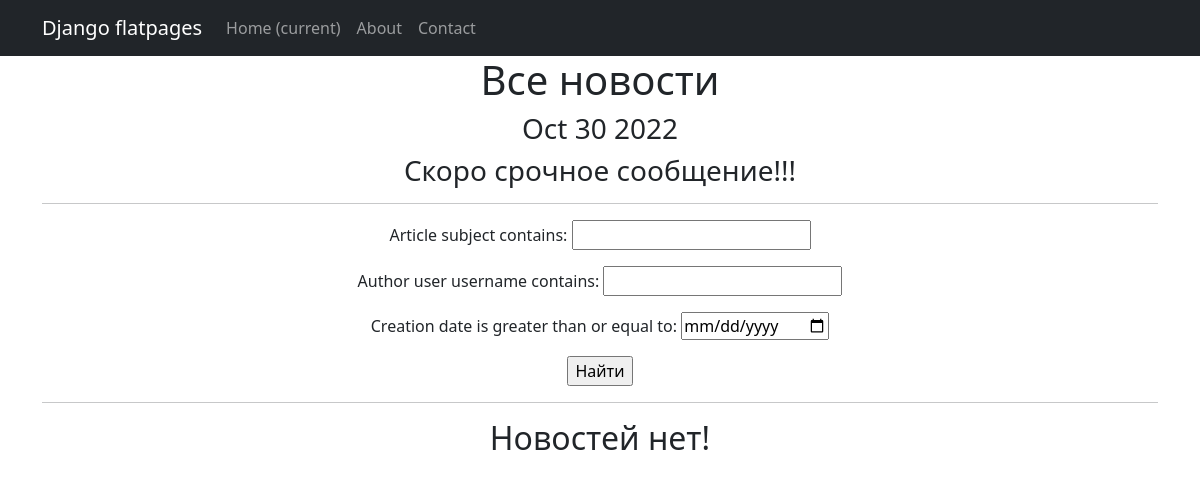
Before: /news/search with the older database file.
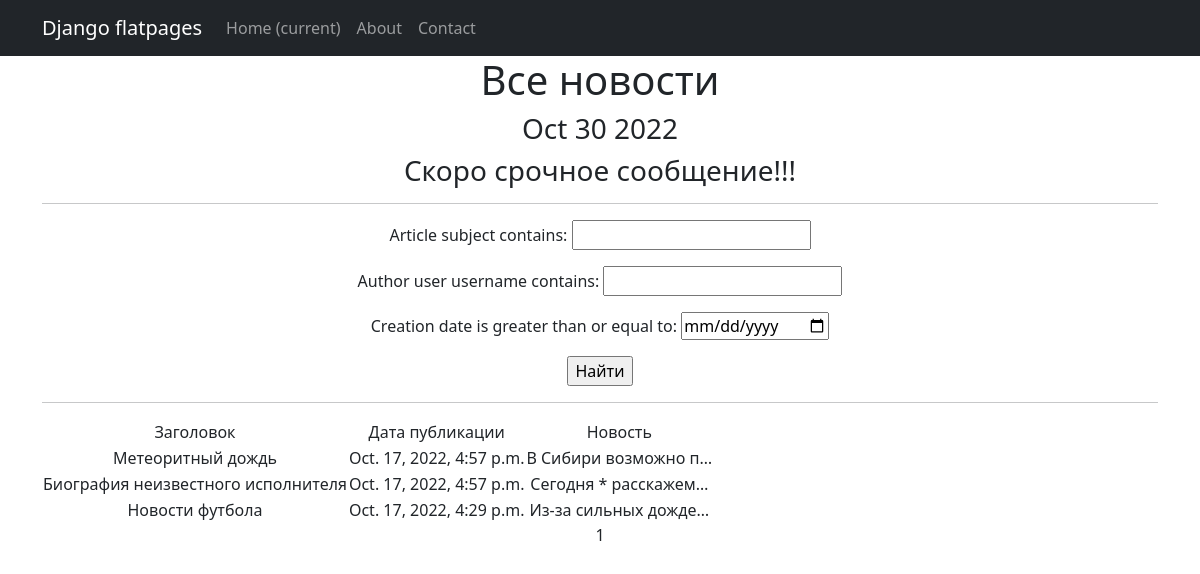
After: the same page with the newer database file.
### news/models.py (models this page shows, shortened)
class Post(models.Model):
    article = 'A'
    news = 'N'
    POST_TYPE = [
        (article, 'Статья'),
        (news, 'Новость')
    ]
    type = models.CharField(max_length=1, choices=POST_TYPE, default=article)
    creation_date = models.DateTimeField(auto_now_add=True)
    article_subject = models.CharField(max_length=150)
    article_text = models.TextField()
    rating = models.IntegerField(default=0)
    author = models.ForeignKey(Author, on_delete=models.CASCADE)
    category = models.ManyToManyField(Category, through='PostCategory')

### news/views.py (the view)
# urls.py: path('search', SearchList.as_view(), name='searh_news_list'),
class SearchList(NewsList):
    template_name = 'search.html'
    paginate_by = 10
    def get_context_data(self, **kwargs):
        context = super().get_context_data(**kwargs)
        context['filterset'] = self.filterset
        return context
    def get_queryset(self):
       queryset = super().get_queryset()
       self.filterset = PostFilter(self.request.GET, queryset)
       return self.filterset.qs

### news/templatetags/custom_filters.py (called while the page is built)
@register.filter()
def censor(value):
   result = value
   for word in PROHIBITED_WORDS:
      result =  result.replace(word, "*")
   return result

### news/templatetags/custom_tags.py (called while the page is built)
@register.simple_tag()
def current_time(format_string='%b %d %Y'):
   return datetime.utcnow().strftime(format_string)

### news/views.py (called while the page is built)
    def get_context_data(self, **kwargs):
        context = super().get_context_data(**kwargs)
        context['breaking_news'] = 'Скоро срочное сообщение!!!'
        return context

### templates/search.html (shortened to what this page needs)
{% extends 'default.html' %}
{% load custom_filters %}
{% load custom_tags %}
{% block content %}
   <h1>Все новости</h1>
   <h3>{% current_time '%b %d %Y' %}</h3>
   <h3> {{ breaking_news|default_if_none:"Пока нет строчных новостей!" }} </h3>
   <hr/>
   <form action="" method="get">
       {{ filterset.form.as_p }}
       <input type="submit" value="Найти" />
   </form>
   <hr/>
   {% if news %}
       <table>
           <tr>
               <td>Заголовок</td>
               <td>Дата публикации</td>
               <td>Новость</td>
           </tr>
           {% for n in news %}
           <tr>
               <td>{{ n.article_subject|censor }}</td>
               <td>{{ n.creation_date }}</td>
               <td>{{ n.article_text|censor|truncatechars:20 }}</td>
           </tr>
           {% endfor %}
       </table>
       {{ page_obj.number }}
   {% else %}
       <h2>Новостей нет!</h2>
   {% endif %}
{% endblock content %}

Changed rows visible on the page:
added Post: article_subject|censor "Метеоритный дождь", creation_date "Oct. 17, 2022, 4:57 p.m.", article_text|censor "В Сибири возможно п…"
added Post: article_subject|censor "Биография неизвестного исполнителя", creation_date "Oct. 17, 2022, 4:57 p.m.", article_text|censor "Сегодня * расскажем…"
added Post: article_subject|censor "Новости футбола", creation_date "Oct. 17, 2022, 4:29 p.m.", article_text|censor "Из-за сильных дожде…"
Other visible differences:
{{ page_obj.number }}: (not shown) → "1"
text no longer shown: "Новостей нет!"
text now shown: "Заголовок Дата публикации Новость"
